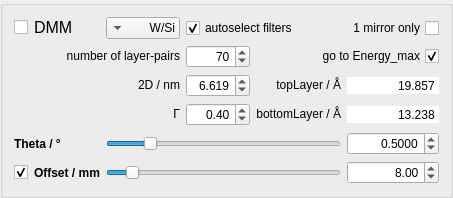
     <widget class="QGroupBox" name="groupBox">
      <layout class="QGridLayout" name="gridLayout_3">
       <item row="1" column="3">
        <widget class="QSpinBox" name="layer_pairs">
         <property name="toolTip">
          <string>The number of the multilayer layer-pairs.</string>
         </property>
         <property name="alignment">
          <set>Qt::AlignRight|Qt::AlignTrailing|Qt::AlignVCenter</set>
         </property>
         <property name="minimum">
          <number>1</number>
         </property>
         <property name="maximum">
          <number>1000</number>
         </property>
         <property name="value">
          <number>70</number>
         </property>
        </widget>
       </item>
       <item row="0" column="1">
        <widget class="QLabel" name="label_parameter_3">
         <property name="sizePolicy">
          <sizepolicy hsizetype="Preferred" vsizetype="Fixed">
           <horstretch>0</horstretch>
           <verstretch>0</verstretch>
          </sizepolicy>
         </property>
         <property name="maximumSize">
          <size>
           <width>50</width>
           <height>16777215</height>
          </size>
         </property>
         <property name="font">
          <font>
           <pointsize>12</pointsize>
           <weight>50</weight>
           <bold>false</bold>
          </font>
         </property>
         <property name="text">
          <string>DMM</string>
         </property>
        </widget>
       </item>
       <item row="0" column="0">
        <widget class="QCheckBox" name="dmm_in">
         <property name="maximumSize">
          <size>
           <width>20</width>
           <height>16777215</height>
          </size>
         </property>
         <property name="font">
          <font>
           <weight>75</weight>
           <bold>true</bold>
          </font>
         </property>
         <property name="toolTip">
          <string>&lt;html&gt;&lt;head/&gt;&lt;body&gt;&lt;p&gt;On status request: if dmm_y1 &amp;lt; -1mm, we consider the DMM is out.&lt;/p&gt;&lt;/body&gt;&lt;/html&gt;</string>
         </property>
         <property name="layoutDirection">
          <enum>Qt::LeftToRight</enum>
         </property>
         <property name="text">
          <string/>
         </property>
         <property name="checked">
          <bool>false</bool>
         </property>
        </widget>
       </item>
       <item row="4" column="4">
        <widget class="QLabel" name="label_param1_22">
         <property name="sizePolicy">
          <sizepolicy hsizetype="Minimum" vsizetype="Fixed">
           <horstretch>0</horstretch>
           <verstretch>0</verstretch>
          </sizepolicy>
         </property>
         <property name="minimumSize">
          <size>
           <width>0</width>
           <height>22</height>
          </size>
         </property>
         <property name="font">
          <font>
           <weight>50</weight>
           <bold>false</bold>
          </font>
         </property>
         <property name="text">
          <string>bottomLayer / Å</string>
         </property>
         <property name="alignment">
          <set>Qt::AlignRight|Qt::AlignTrailing|Qt::AlignVCenter</set>
         </property>
        </widget>
       </item>
       <item row="3" column="4">
        <widget class="QLabel" name="label_param1_21">
         <property name="sizePolicy">
          <sizepolicy hsizetype="Minimum" vsizetype="Fixed">
           <horstretch>0</horstretch>
           <verstretch>0</verstretch>
          </sizepolicy>
         </property>
         <property name="minimumSize">
          <size>
           <width>0</width>
           <height>22</height>
          </size>
         </property>
         <property name="font">
          <font>
           <weight>50</weight>
           <bold>false</bold>
          </font>
         </property>
         <property name="text">
          <string>topLayer / Å</string>
         </property>
         <property name="alignment">
          <set>Qt::AlignRight|Qt::AlignTrailing|Qt::AlignVCenter</set>
         </property>
        </widget>
       </item>
       <item row="4" column="0" colspan="3">
        <widget class="QLabel" name="label_param1_20">
         <property name="sizePolicy">
          <sizepolicy hsizetype="Minimum" vsizetype="Fixed">
           <horstretch>0</horstretch>
           <verstretch>0</verstretch>
          </sizepolicy>
         </property>
         <property name="minimumSize">
          <size>
           <width>0</width>
           <height>22</height>
          </size>
         </property>
         <property name="maximumSize">
          <size>
           <width>16777215</width>
           <height>16777215</height>
          </size>
         </property>
         <property name="font">
          <font>
           <weight>50</weight>
           <bold>false</bold>
          </font>
         </property>
         <property name="layoutDirection">
          <enum>Qt::LeftToRight</enum>
         </property>
         <property name="text">
          <string>Γ</string>
         </property>
         <property name="alignment">
          <set>Qt::AlignRight|Qt::AlignTrailing|Qt::AlignVCenter</set>
         </property>
        </widget>
       </item>
       <item row="4" column="3">
        <widget class="QDoubleSpinBox" name="dmm_gamma">
         <property name="toolTip">
          <string>&lt;html&gt;&lt;head/&gt;&lt;body&gt;&lt;p&gt;Relation between the layers:&lt;/p&gt;&lt;p&gt;&lt;span style=&quot; font-family:'JetBrains Mono,monospace'; font-style:italic; color:#8c8c8c;&quot;&gt;gamma = d(topLayer) / d(topLayer + bottomLayer)&lt;/span&gt;&lt;/p&gt;&lt;/body&gt;&lt;/html&gt;</string>
         </property>
         <property name="alignment">
          <set>Qt::AlignRight|Qt::AlignTrailing|Qt::AlignVCenter</set>
         </property>
         <property name="decimals">
          <number>2</number>
         </property>
         <property name="maximum">
          <double>1.000000000000000</double>
         </property>
         <property name="singleStep">
          <double>0.010000000000000</double>
         </property>
         <property name="value">
          <double>0.400000000000000</double>
         </property>
        </widget>
       </item>
       <item row="6" column="2" colspan="3">
        <widget class="QSlider" name="dmm_slider_off">
         <property name="minimum">
          <number>400</number>
         </property>
         <property name="maximum">
          <number>5000</number>
         </property>
         <property name="value">
          <number>800</number>
         </property>
         <property name="orientation">
          <enum>Qt::Horizontal</enum>
         </property>
        </widget>
       </item>
       <item row="3" column="3">
        <widget class="QDoubleSpinBox" name="dmm_2d">
         <property name="toolTip">
          <string>Thickness of two layer-pairs.</string>
         </property>
         <property name="alignment">
          <set>Qt::AlignRight|Qt::AlignTrailing|Qt::AlignVCenter</set>
         </property>
         <property name="decimals">
          <number>3</number>
         </property>
         <property name="singleStep">
          <double>0.100000000000000</double>
         </property>
         <property name="value">
          <double>6.619000000000000</double>
         </property>
        </widget>
       </item>
       <item row="6" column="5">
        <widget class="QDoubleSpinBox" name="dmm_off">
         <property name="toolTip">
          <string>Vertical beam offset after passing the DMM. Watch the reachable min-max-Energies!</string>
         </property>
         <property name="alignment">
          <set>Qt::AlignRight|Qt::AlignTrailing|Qt::AlignVCenter</set>
         </property>
         <property name="minimum">
          <double>4.000000000000000</double>
         </property>
         <property name="maximum">
          <double>50.000000000000000</double>
         </property>
         <property name="value">
          <double>8.000000000000000</double>
         </property>
        </widget>
       </item>
       <item row="6" column="1">
        <widget class="QLabel" name="label_5">
         <property name="font">
          <font>
           <weight>75</weight>
           <bold>true</bold>
          </font>
         </property>
         <property name="text">
          <string>Offset / mm</string>
         </property>
        </widget>
       </item>
       <item row="5" column="5">
        <widget class="QDoubleSpinBox" name="dmm_theta">
         <property name="toolTip">
          <string>Angle of the first DMM-mirror.</string>
         </property>
         <property name="alignment">
          <set>Qt::AlignRight|Qt::AlignTrailing|Qt::AlignVCenter</set>
         </property>
         <property name="decimals">
          <number>4</number>
         </property>
         <property name="minimum">
          <double>0.000100000000000</double>
         </property>
         <property name="maximum">
          <double>3.000000000000000</double>
         </property>
         <property name="singleStep">
          <double>0.005000000000000</double>
         </property>
         <property name="value">
          <double>0.500000000000000</double>
         </property>
        </widget>
       </item>
       <item row="5" column="0" colspan="2">
        <widget class="QLabel" name="label">
         <property name="font">
          <font>
           <weight>75</weight>
           <bold>true</bold>
          </font>
         </property>
         <property name="text">
          <string>Theta / °</string>
         </property>
        </widget>
       </item>
       <item row="1" column="0" colspan="3">
        <widget class="QLabel" name="label_param1_25">
         <property name="sizePolicy">
          <sizepolicy hsizetype="Minimum" vsizetype="Fixed">
           <horstretch>0</horstretch>
           <verstretch>0</verstretch>
          </sizepolicy>
         </property>
         <property name="minimumSize">
          <size>
           <width>0</width>
           <height>22</height>
          </size>
         </property>
         <property name="font">
          <font>
           <weight>50</weight>
           <bold>false</bold>
          </font>
         </property>
         <property name="text">
          <string>number of layer-pairs</string>
         </property>
         <property name="alignment">
          <set>Qt::AlignRight|Qt::AlignTrailing|Qt::AlignVCenter</set>
         </property>
        </widget>
       </item>
       <item row="0" column="2">
        <widget class="QComboBox" name="dmm_stripe">
         <property name="sizePolicy">
          <sizepolicy hsizetype="Preferred" vsizetype="Fixed">
           <horstretch>0</horstretch>
           <verstretch>0</verstretch>
          </sizepolicy>
         </property>
         <property name="minimumSize">
          <size>
           <width>50</width>
           <height>22</height>
          </size>
         </property>
         <property name="layoutDirection">
          <enum>Qt::RightToLeft</enum>
         </property>
         <property name="frame">
          <bool>true</bool>
         </property>
         <item>
          <property name="text">
           <string>W/Si</string>
          </property>
         </item>
         <item>
          <property name="text">
           <string>Mo/B4C</string>
          </property>
         </item>
         <item>
          <property name="text">
           <string>Pd</string>
          </property>
         </item>
        </widget>
       </item>
       <item row="6" column="0">
        <widget class="QCheckBox" name="dmm_off_check">
         <property name="maximumSize">
          <size>
           <width>20</width>
           <height>16777215</height>
          </size>
         </property>
         <property name="toolTip">
          <string>Plot the Enery-Constraints depending on the offset.</string>
         </property>
         <property name="text">
          <string/>
         </property>
         <property name="checked">
          <bool>true</bool>
         </property>
        </widget>
       </item>
       <item row="5" column="2" colspan="3">
        <widget class="QSlider" name="dmm_slider_theta">
         <property name="minimum">
          <number>1</number>
         </property>
         <property name="maximum">
          <number>30000</number>
         </property>
         <property name="value">
          <number>5000</number>
         </property>
         <property name="orientation">
          <enum>Qt::Horizontal</enum>
         </property>
        </widget>
       </item>
       <item row="3" column="5">
        <widget class="QDoubleSpinBox" name="d_top_layer">
         <property name="toolTip">
          <string>Thickness topLayer in angstrom.</string>
         </property>
         <property name="wrapping">
          <bool>false</bool>
         </property>
         <property name="frame">
          <bool>false</bool>
         </property>
         <property name="alignment">
          <set>Qt::AlignRight|Qt::AlignTrailing|Qt::AlignVCenter</set>
         </property>
         <property name="readOnly">
          <bool>true</bool>
         </property>
         <property name="buttonSymbols">
          <enum>QAbstractSpinBox::NoButtons</enum>
         </property>
         <property name="decimals">
          <number>3</number>
         </property>
         <property name="maximum">
          <double>999.990000000000009</double>
         </property>
         <property name="value">
          <double>19.856999999999999</double>
         </property>
        </widget>
       </item>
       <item row="4" column="5">
        <widget class="QDoubleSpinBox" name="d_bottom_layer">
         <property name="toolTip">
          <string>Thickness bottomLayer in angstrom.</string>
         </property>
         <property name="frame">
          <bool>false</bool>
         </property>
         <property name="alignment">
          <set>Qt::AlignRight|Qt::AlignTrailing|Qt::AlignVCenter</set>
         </property>
         <property name="readOnly">
          <bool>true</bool>
         </property>
         <property name="buttonSymbols">
          <enum>QAbstractSpinBox::NoButtons</enum>
         </property>
         <property name="decimals">
          <number>3</number>
         </property>
         <property name="value">
          <double>13.238000000000000</double>
         </property>
        </widget>
       </item>
       <item row="3" column="0" colspan="3">
        <widget class="QLabel" name="label_param1_23">
         <property name="sizePolicy">
          <sizepolicy hsizetype="Minimum" vsizetype="Fixed">
           <horstretch>0</horstretch>
           <verstretch>0</verstretch>
          </sizepolicy>
         </property>
         <property name="minimumSize">
          <size>
           <width>0</width>
           <height>22</height>
          </size>
         </property>
         <property name="font">
          <font>
           <weight>50</weight>
           <bold>false</bold>
          </font>
         </property>
         <property name="text">
          <string>2D / nm</string>
         </property>
         <property name="alignment">
          <set>Qt::AlignRight|Qt::AlignTrailing|Qt::AlignVCenter</set>
         </property>
        </widget>
       </item>
       <item row="1" column="4" colspan="2">
        <widget class="QCheckBox" name="goto_e_max">
         <property name="toolTip">
          <string>&lt;html&gt;&lt;head/&gt;&lt;body&gt;&lt;p&gt;If checked, the maximum-flux Energy is used as the GoTo-Value. Otherwise the Theta angle is used. Palladium (Pd) is driven only via Theta.&lt;/p&gt;&lt;p&gt;Why? Due to a different Energycalculation of the EPICS-Energy-Record. Still under development ...&lt;/p&gt;&lt;/body&gt;&lt;/html&gt;</string>
         </property>
         <property name="layoutDirection">
          <enum>Qt::RightToLeft</enum>
         </property>
         <property name="text">
          <string>go to Energy_max</string>
         </property>
         <property name="checked">
          <bool>true</bool>
         </property>
        </widget>
       </item>
       <item row="0" column="5">
        <widget class="QCheckBox" name="dmm_one_ml">
         <property name="toolTip">
          <string>&lt;html&gt;&lt;head/&gt;&lt;body&gt;&lt;p&gt;If checked, reflectivity of only one mirror is considered: &lt;/p&gt;&lt;p&gt;&lt;span style=&quot; font-family:'JetBrains Mono,monospace'; color:#a9b7c6; background-color:#2b2b2b;&quot;&gt;spectrum_dmm = &lt;/span&gt;&lt;span style=&quot; font-family:'JetBrains Mono,monospace'; color:#8888c6;&quot;&gt;abs&lt;/span&gt;&lt;span style=&quot; font-family:'JetBrains Mono,monospace'; color:#a9b7c6;&quot;&gt;(dmm_spol) ** &lt;/span&gt;&lt;span style=&quot; font-family:'JetBrains Mono,monospace'; color:#6897bb;&quot;&gt;2&lt;/span&gt;&lt;/p&gt;&lt;p&gt;&lt;span style=&quot; font-family:'JetBrains Mono,monospace'; color:#6897bb;&quot;&gt;instead of&lt;/span&gt;&lt;/p&gt;&lt;p&gt;&lt;span style=&quot; font-family:'JetBrains Mono,monospace'; color:#a9b7c6; background-color:#2b2b2b;&quot;&gt;spectrum_dmm = &lt;/span&gt;&lt;span style=&quot; font-family:'JetBrains Mono,monospace'; color:#8888c6;&quot;&gt;abs&lt;/span&gt;&lt;span style=&quot; font-family:'JetBrains Mono,monospace'; color:#a9b7c6;&quot;&gt;(dmm_spol) ** 4&lt;/span&gt;&lt;/p&gt;&lt;/body&gt;&lt;/html&gt;</string>
         </property>
         <property name="layoutDirection">
          <enum>Qt::RightToLeft</enum>
         </property>
         <property name="text">
          <string>1 mirror only</string>
         </property>
        </widget>
       </item>
       <item row="0" column="3" colspan="2">
        <widget class="QCheckBox" name="dmm_with_filters">
         <property name="text">
          <string>autoselect filters</string>
         </property>
         <property name="checked">
          <bool>true</bool>
         </property>
        </widget>
       </item>
      </layout>
     </widget>
